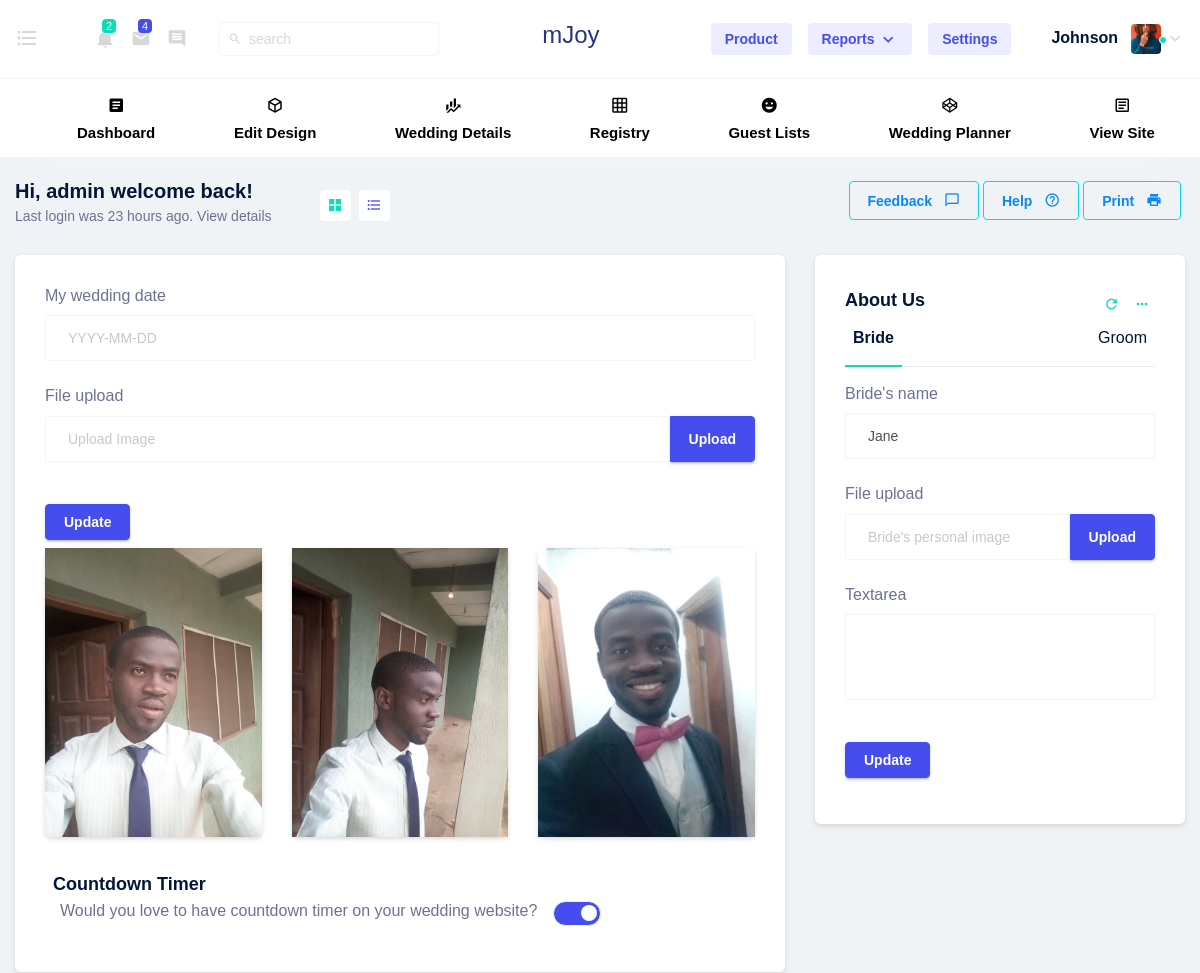
Before: /dashboard/ (signed in, upper part) with the older database file.
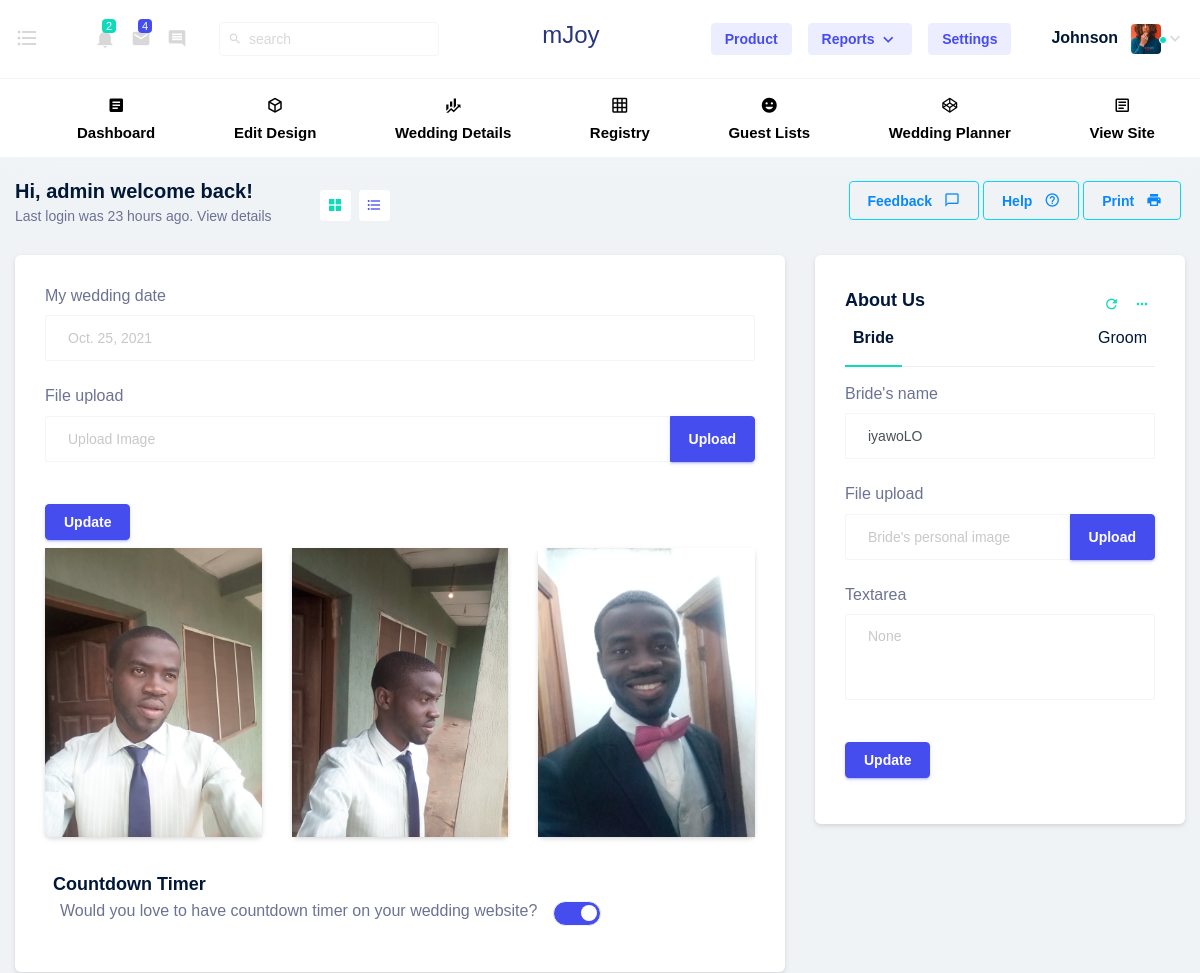
After: the same page with the newer database file.
### users/models.py (models this page shows, shortened)
class MyWebsite(models.Model):
	user = models.OneToOneField(User, on_delete=models.CASCADE, null=True)
	bride_name = models.CharField(default="bride's name", max_length=100, blank=True, null=True)
	groom_name = models.CharField(default="groom's name", max_length=100, blank=True, null=True)
	wedding_date = models.DateField(blank=True, null=True)
	location = models.CharField(max_length=225, blank=True, null=True)
	bride_image = models.ImageField(default='bride_image.jpg', upload_to='photos/%Y/%m/%d/', blank=True, null=True)
	groom_image = models.ImageField(default='groom_image.jpg', upload_to='photos/%Y/%m/%d/', blank=True, null=True)
	about_bride = models.CharField(max_length=100, blank=True, null=True)
	about_groom = models.CharField(max_length=100, blank=True, null=True)
	hero_image_1 = models.ImageField(default='hero_image_1.jpg', upload_to='photos/%Y/%m/%d/', blank=True, null=True)
	hero_image_2 = models.ImageField(default='hero_image_2.jpg', upload_to='photos/%Y/%m/%d/', blank=True, null=True)
	hero_image_3 = models.ImageField(default='hero_image_3.jpg', upload_to='photos/%Y/%m/%d/', blank=True, null=True)
	how_we_met = models.TextField(default='How we met...', blank=True, null=True)
	first_outing = models.TextField(default='First_outing...', blank=True, null=True)
	proposal = models.TextField(default='Tell us about his proposal...', blank=True, null=True)
	courtship = models.TextField(default='Courtship...', blank=True, null=True)
	together_forever = models.TextField(default='Together Forever...', blank=True, null=True)
	gallery_1 = models.ImageField(default='gallery_1.jpg', upload_to='photos/%Y/%m/%d/', blank=True, null=True)
	gallery_2 = models.ImageField(default='gallery_2.jpg', upload_to='photos/%Y/%m/%d/', blank=True, null=True)
	gallery_3 = models.ImageField(default='gallery_3.jpg', upload_to='photos/%Y/%m/%d/', blank=True, null=True)
	gallery_4 = models.ImageField(default='gallery_4.jpg', upload_to='photos/%Y/%m/%d/', blank=True, null=True)
	gallery_5 = models.ImageField(default='gallery_5.jpg', upload_to='photos/%Y/%m/%d/', blank=True, null=True)
	gallery_6 = models.ImageField(default='gallery_6.jpg', upload_to='photos/%Y/%m/%d/', blank=True, null=True)
	wedding_engagement_date = models.CharField(max_length=225, blank=True, null=True)
	wedding_engagement_time = models.CharField(max_length=225, blank=True, null=True)
	wedding_engagement_venue = models.CharField(max_length=225, blank=True, null=True)
	wedding_engagement_description = models.TextField(default='full description of the wedding engagement', blank=True, null=True)
	wedding_ceremony_time = models.CharField(max_length=225, blank=True, null=True)
	wedding_ceremony_venue = models.CharField(max_length=225, blank=True, null=True)
	wedding_ceremony_description = models.TextField(default='full description of the wedding ceremony...', blank=True, null=True)
	wedding_reception_time = models.CharField(max_length=15, blank=True, null=True)
	wedding_reception_venue = models.CharField(max_length=100, blank=True, null=True)
	wedding_reception_description = models.TextField(default='full description of the wedding reception...', blank=True, null=True)
	slug = models.SlugField(null=False)
	registry = models.BooleanField(default=False, null=True)
	web_design_template = models.OneToOneField(Template, on_delete=models.CASCADE, null=True)
	def save(self, *args, **kwargs):
		if not self.slug:
			slugname = self.bride_name + ' and ' + self.groom_name
			self.slug = slugify(slugname)
		return super().save(*args, **kwargs)

### users/views.py (the view, shortened to what this page needs)
# urls.py: path('dashboard/', include('users.urls')),
@login_required(login_url='LoginPage')
def dashboard(request):
	mywebsite, created = MyWebsite.objects.get_or_create(user=request.user)
	mywebsite.save()
	context = {'mywebsite': mywebsite}
	return render(request, 'users/dashboard.html', context)

### templates/users/dashboard.html (shortened to what the changed rows need)
{% extends "users/dash_base.html" %}
{% load static %}
{% block content %}
          <div class="row mt-4">
            <div class="col-lg-8 grid-margin stretch-card">
              <div class="card">
                <div class="card-body">
                  <form action="{% url 'dashboard' %}" method="POST" enctype="multipart/form-data">
                    <div class="forms-sample" >
                      <div class="form-group">
                        <label for="exampleInputCity1">My wedding date</label>
                        <input type="text" name="wedding_date" class="form-control" id="exampleInputCity1"
                                  {% if mywebsite.wedding_date != None %}
                                    placeholder="{{ mywebsite.wedding_date }}"
                                  {% else %}
                                   placeholder="YYYY-MM-DD"
                                  {% endif %}>
                      </div>
                      <br>
                    </div>
                  </form>
                  <div class="row align-items-center pt-2">
                    <div class="col-sm-4 d-flex grid-margin stretch-card">
                      <div class="card">
                        <img src="{{ mywebsite.hero_image_1.url }}" class="w-100" alt="">
                      </div>
                    </div>
                    <div class="col-sm-4 d-flex grid-margin stretch-card">
                      <div class="card">
                        <img src="{{ mywebsite.hero_image_2.url }}" class="w-100" alt="">
                      </div>
                    </div>
                    <div class="col-sm-4 d-flex grid-margin stretch-card">
                      <div class="card">
                        <img src="{{ mywebsite.hero_image_3.url }}" class="w-100" alt="">
                      </div>
                    </div>
                  </div>
                </div>
              </div>
            </div>
            <div class="col-sm-4 flex-column d-flex stretch-card">
              <div class="row">
                <div class="col-sm-12 grid-margin d-flex stretch-card">
                  <div class="card">
                    <div class="card-body">
                      <div>
                        <div class="tab-content tab-no-active-fill-tab-content">
                          <div class="tab-pane fade show active" id="revenue-for-last-month" role="tabpanel" aria-labelledby="bride">
                            <div class="d-lg-flex justify-content-between">
                              <form class="forms-sample" action="{% url 'dashboard' %}" method="POST" enctype="multipart/form-data">
                                <div class="form-group">
                                  <label for="exampleInputCity1">Bride's name</label>
                                  <input type="text" name="bride_name" class="form-control" id="exampleInputCity1" value="{{ mywebsite.bride_name }}"
                                  {% if mywebsite.bride_name != None %}
                                    placeholder="{{ mywebsite.bride_name }}"
                                  {% else %}
                                   placeholder="bride_name"
                                  {% endif %}>
                                </div>
                                <div class="form-group">
                                  <label for="exampleTextarea1">Textarea</label>
                                  <textarea class="form-control" id="exampleTextarea1" name="about_groom" rows="4" value="{{ mywebsite.about_groom }}"
                                  {% if mywebsite.about_groom != None %}
                                  placeholder="{{ mywebsite.about_groom }}"
                                  {% else %}
                                   placeholder="Tell us what you like about him.."
                                  {% endif %}></textarea>
                                </div>
                                <br>
                              </form>
                            </div>
                          </div>
                        </div>
                      </div>
                    </div>
                  </div>
                </div>
              </div>
            </div>
          </div>
{% endblock content %}

Changed rows visible on the page:
changed MyWebsite: wedding_date (not shown) → "Oct. 25, 2021"; bride_name "Jane" → "iyawoLO"; about_groom (not shown) → "None"
